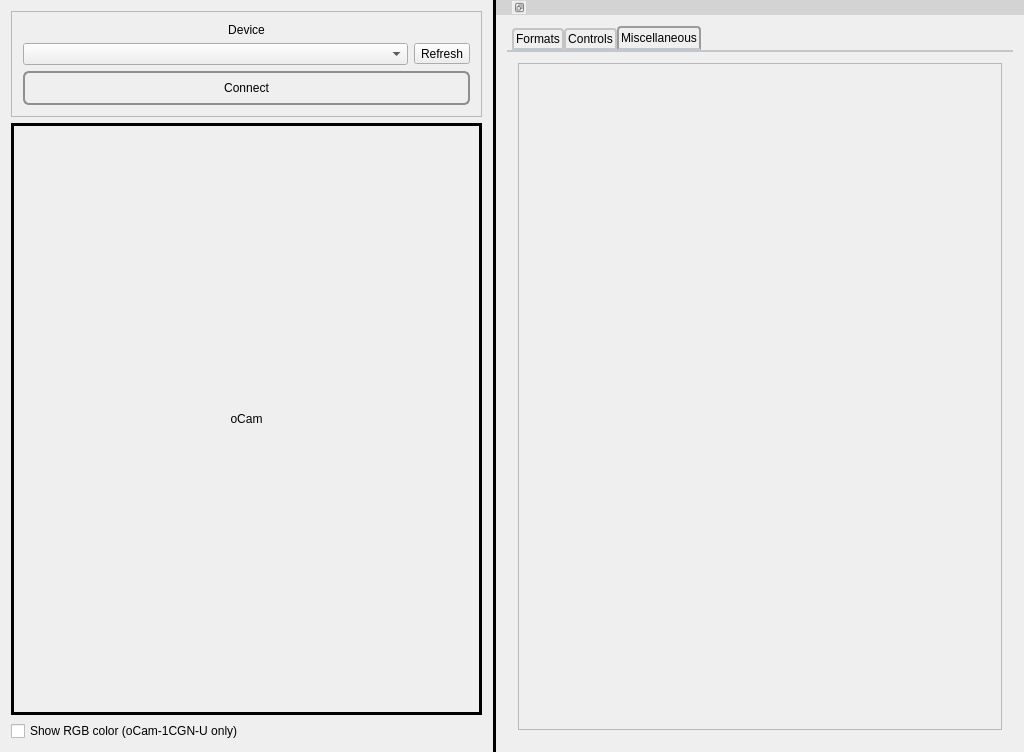
<?xml version="1.0" encoding="UTF-8"?>
<ui version="4.0">
 <class>oCam</class>
 <widget class="QMainWindow" name="oCam">
  <property name="geometry">
   <rect>
    <x>0</x>
    <y>0</y>
    <width>1024</width>
    <height>752</height>
   </rect>
  </property>
  <property name="windowTitle">
   <string>oCam Viewer</string>
  </property>
  <property name="windowIcon">
   <iconset>
    <normaloff>resources/_withrobot.ico</normaloff>resources/_withrobot.ico</iconset>
  </property>
  <property name="styleSheet">
   <string notr="true">QMainWindow::separator {
    background: black;
    width: 3px; /* when vertical */
    height: 3px; /* when horizontal */
}

QMainWindow::separator:hover {
    background: red;
}</string>
  </property>
  <property name="documentMode">
   <bool>false</bool>
  </property>
  <property name="dockNestingEnabled">
   <bool>true</bool>
  </property>
  <widget class="QWidget" name="centralWidget">
   <layout class="QVBoxLayout" name="verticalLayout">
    <item>
     <widget class="QFrame" name="frame">
      <property name="frameShape">
       <enum>QFrame::StyledPanel</enum>
      </property>
      <property name="frameShadow">
       <enum>QFrame::Raised</enum>
      </property>
      <layout class="QGridLayout" name="gridLayout_6">
       <item row="1" column="0">
        <widget class="QComboBox" name="cbbDeviceList">
         <property name="styleSheet">
          <string notr="true"/>
         </property>
        </widget>
       </item>
       <item row="0" column="0" colspan="2">
        <widget class="QLabel" name="label">
         <property name="text">
          <string>Device</string>
         </property>
         <property name="alignment">
          <set>Qt::AlignCenter</set>
         </property>
        </widget>
       </item>
       <item row="1" column="1">
        <widget class="QToolButton" name="tbtnDevRefresh">
         <property name="text">
          <string>Refresh</string>
         </property>
        </widget>
       </item>
       <item row="2" column="0" colspan="2">
        <widget class="QPushButton" name="btnStart">
         <property name="styleSheet">
          <string notr="true">QPushButton {
    border: 2px solid #8f8f91;
    border-radius: 6px;
    background-color: qlineargradient(x1: 0, y1: 0, x2: 0, y2: 1,
                                      stop: 0 #f6f7fa, stop: 1 #dadbde);
    min-width: 80px;
	min-height:30px;
}

QPushButton:pressed {
    background-color: qlineargradient(x1: 0, y1: 0, x2: 0, y2: 1,
                                      stop: 0 #dadbde, stop: 1 #f6f7fa);
}

QPushButton:flat {
    border: none; /* no border for a flat push button */
}

QPushButton:default {
    border-color: navy; /* make the default button prominent */
}

</string>
         </property>
         <property name="text">
          <string>Connect</string>
         </property>
        </widget>
       </item>
      </layout>
     </widget>
    </item>
    <item>
     <widget class="QScrollArea" name="frmImage">
      <property name="baseSize">
       <size>
        <width>320</width>
        <height>240</height>
       </size>
      </property>
      <property name="cursor" stdset="0">
       <cursorShape>ArrowCursor</cursorShape>
      </property>
      <property name="mouseTracking">
       <bool>false</bool>
      </property>
      <property name="frameShape">
       <enum>QFrame::Box</enum>
      </property>
      <property name="frameShadow">
       <enum>QFrame::Plain</enum>
      </property>
      <property name="lineWidth">
       <number>3</number>
      </property>
      <property name="widgetResizable">
       <bool>true</bool>
      </property>
      <property name="alignment">
       <set>Qt::AlignCenter</set>
      </property>
      <widget class="QWidget" name="scrollAreaWidgetContents">
       <property name="geometry">
        <rect>
         <x>0</x>
         <y>0</y>
         <width>477</width>
         <height>584</height>
        </rect>
       </property>
       <layout class="QGridLayout" name="gridLayout_5">
        <item row="1" column="0">
         <widget class="QLabel" name="lblImage">
          <property name="text">
           <string>oCam</string>
          </property>
          <property name="alignment">
           <set>Qt::AlignCenter</set>
          </property>
         </widget>
        </item>
       </layout>
      </widget>
     </widget>
    </item>
    <item>
     <widget class="QCheckBox" name="ckbToggleRgbColor">
      <property name="text">
       <string>Show RGB color (oCam-1CGN-U only)</string>
      </property>
     </widget>
    </item>
   </layout>
  </widget>
  <widget class="QDockWidget" name="dockControls">
   <property name="enabled">
    <bool>true</bool>
   </property>
   <property name="windowIcon">
    <iconset>
     <normaloff>resources/_withrobot.ico</normaloff>resources/_withrobot.ico</iconset>
   </property>
   <property name="styleSheet">
    <string notr="true">QDockWidget {
    border: 1px solid lightgray;
    titlebar-close-icon: url(close.png);
    titlebar-normal-icon: url(float.png);
}

QDockWidget::title {
    text-align: left;
    background: lightgray;
    padding-left: 35px;
}

QDockWidget::close-button, QDockWidget::float-button {
    background: darkgray;
    padding: 0px;
    icon-size: 14px; /* maximum icon size */
}

QDockWidget::close-button:hover, QDockWidget::float-button:hover {
    background: gray;
}

QDockWidget::close-button:pressed, QDockWidget::float-button:pressed {
    padding: 1px -1px -1px 1px;
}

QDockWidget::close-button {
    subcontrol-position: top left;
    subcontrol-origin: margin;
    position: absolute;
    top: 0px; left: 0px; bottom: 0px;
    width: 14px;
}

QDockWidget::float-button {
    subcontrol-position: top left;
    subcontrol-origin: margin;
    position: absolute;
    top: 0px; left: 16px; bottom: 0px;
    width: 14px;
}</string>
   </property>
   <property name="floating">
    <bool>false</bool>
   </property>
   <property name="features">
    <set>QDockWidget::DockWidgetFloatable|QDockWidget::DockWidgetMovable</set>
   </property>
   <attribute name="dockWidgetArea">
    <number>2</number>
   </attribute>
   <widget class="QWidget" name="dockWidgetContents_3">
    <layout class="QGridLayout" name="gridLayout_7">
     <item row="0" column="0">
      <widget class="QTabWidget" name="twController">
       <property name="minimumSize">
        <size>
         <width>500</width>
         <height>240</height>
        </size>
       </property>
       <property name="maximumSize">
        <size>
         <width>16777215</width>
         <height>16777215</height>
        </size>
       </property>
       <property name="autoFillBackground">
        <bool>true</bool>
       </property>
       <property name="styleSheet">
        <string notr="true">QTabWidget::pane { /* The tab widget frame */
    border-top: 2px solid #C2C7CB;
}

QTabWidget::tab-bar {
    left: 5px; /* move to the right by 5px */
}

/* Style the tab using the tab sub-control. Note that
    it reads QTabBar _not_ QTabWidget */
QTabBar::tab {
    background: qlineargradient(x1: 0, y1: 0, x2: 0, y2: 1,
                                stop: 0 #E1E1E1, stop: 0.4 #DDDDDD,
                                stop: 0.5 #D8D8D8, stop: 1.0 #D3D3D3);
    border: 2px solid #C4C4C3;
    border-bottom-color: #C2C7CB; /* same as the pane color */
    border-top-left-radius: 4px;
    border-top-right-radius: 4px;
    min-width: 8ex;
    padding: 2px;
}

QTabBar::tab:selected, QTabBar::tab:hover {
    background: qlineargradient(x1: 0, y1: 0, x2: 0, y2: 1,
                                stop: 0 #fafafa, stop: 0.4 #f4f4f4,
                                stop: 0.5 #e7e7e7, stop: 1.0 #fafafa);
}

QTabBar::tab:selected {
    border-color: #9B9B9B;
    border-bottom-color: #C2C7CB; /* same as pane color */
}

QTabBar::tab:!selected {
    margin-top: 2px; /* make non-selected tabs look smaller */
}</string>
       </property>
       <property name="tabShape">
        <enum>QTabWidget::Rounded</enum>
       </property>
       <property name="currentIndex">
        <number>2</number>
       </property>
       <property name="elideMode">
        <enum>Qt::ElideNone</enum>
       </property>
       <property name="documentMode">
        <bool>false</bool>
       </property>
       <property name="tabsClosable">
        <bool>false</bool>
       </property>
       <property name="movable">
        <bool>false</bool>
       </property>
       <widget class="QWidget" name="tabFormats">
        <attribute name="title">
         <string>Formats</string>
        </attribute>
        <layout class="QGridLayout" name="gridLayout_3">
         <item row="0" column="0">
          <widget class="QFrame" name="frmTabFormat">
           <property name="minimumSize">
            <size>
             <width>480</width>
             <height>0</height>
            </size>
           </property>
           <property name="maximumSize">
            <size>
             <width>16777215</width>
             <height>16777215</height>
            </size>
           </property>
           <property name="frameShape">
            <enum>QFrame::StyledPanel</enum>
           </property>
           <property name="frameShadow">
            <enum>QFrame::Raised</enum>
           </property>
           <layout class="QGridLayout" name="gridLayout_4"/>
          </widget>
         </item>
        </layout>
       </widget>
       <widget class="QWidget" name="tabControls">
        <attribute name="title">
         <string>Controls</string>
        </attribute>
        <layout class="QGridLayout" name="gridLayout_2">
         <item row="0" column="0">
          <widget class="QScrollArea" name="scrControllerArea">
           <property name="minimumSize">
            <size>
             <width>480</width>
             <height>200</height>
            </size>
           </property>
           <property name="maximumSize">
            <size>
             <width>16777215</width>
             <height>16777215</height>
            </size>
           </property>
           <property name="widgetResizable">
            <bool>true</bool>
           </property>
           <widget class="QWidget" name="scrollAreaWidgetContents_2">
            <property name="geometry">
             <rect>
              <x>0</x>
              <y>0</y>
              <width>482</width>
              <height>668</height>
             </rect>
            </property>
            <layout class="QVBoxLayout" name="verticalLayout_2">
             <item>
              <layout class="QVBoxLayout" name="vLayoutControls"/>
             </item>
            </layout>
           </widget>
          </widget>
         </item>
        </layout>
       </widget>
       <widget class="QWidget" name="tabMiscellaneous">
        <attribute name="title">
         <string>Miscellaneous</string>
        </attribute>
        <layout class="QGridLayout" name="gridLayout_9">
         <item row="0" column="0">
          <widget class="QScrollArea" name="scrMiscellaneous">
           <property name="widgetResizable">
            <bool>true</bool>
           </property>
           <widget class="QWidget" name="scrollAreaWidgetContents_3">
            <property name="geometry">
             <rect>
              <x>0</x>
              <y>0</y>
              <width>482</width>
              <height>668</height>
             </rect>
            </property>
            <layout class="QVBoxLayout" name="verticalLayout_4">
             <item>
              <layout class="QVBoxLayout" name="vLayoutMisc"/>
             </item>
            </layout>
           </widget>
          </widget>
         </item>
        </layout>
       </widget>
      </widget>
     </item>
    </layout>
   </widget>
  </widget>
 </widget>
 <layoutdefault spacing="6" margin="11"/>
 <resources/>
 <connections/>
</ui>
